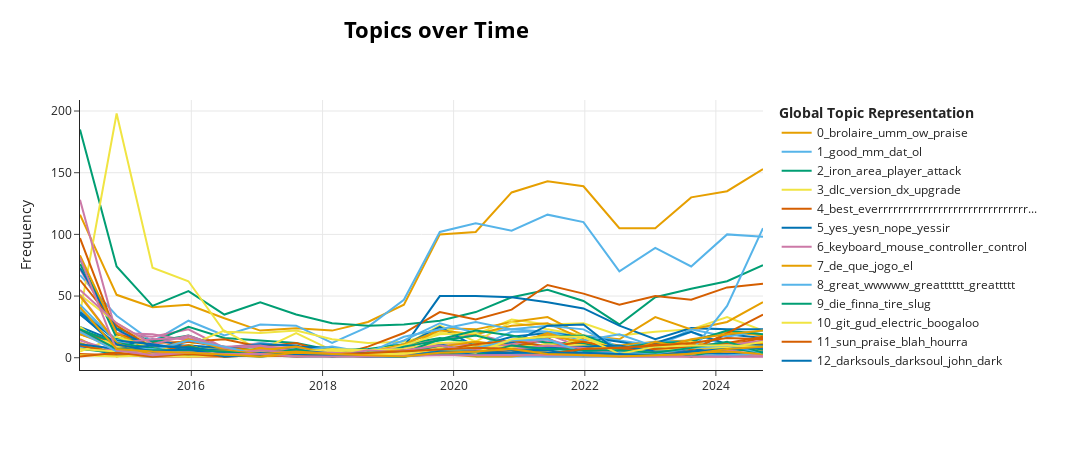

Notebook cell for this chart:
### Code cell
pos_model.visualize_topics_over_time(pos_topics_over_time, top_n_topics=50)
